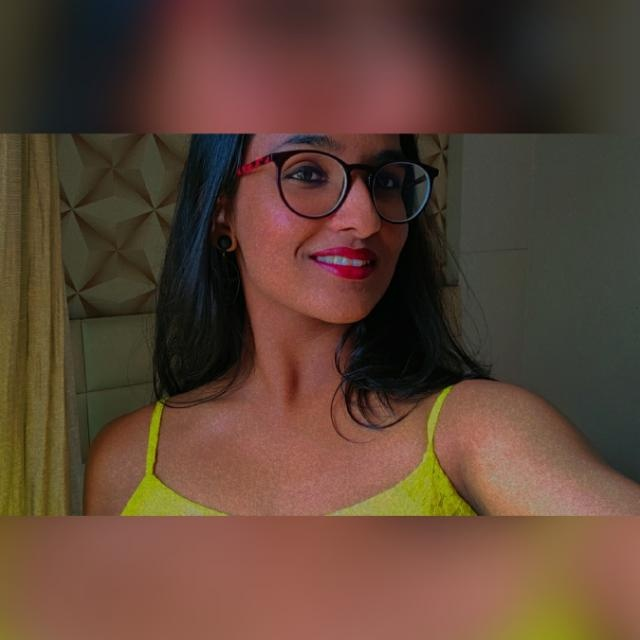
#> input picture images/navamita.jpg, 640 x 640 px, found by its file name
$ python border.py
#> lines starting #> are read from the running program, lines starting #| are printed output that depends on the picture; after the words box and inside, x2 and y2 are one past the last pixel; in counts of white or black regions, pixels touching at a corner belong together
import cv2
import os

import numpy as np

# Load the image
image = cv2.imread(os.path.join('images', 'navamita.jpg'))
#> image is the input picture: shape (640, 640, 3); mean B, G, R 53.5, 68, 93.4

# edge detection
img_edge  =cv2.Canny(image,40,200) # Canny edge detection, arguments: source image, threshold1, threshold2 , threshold1 and threshold2 are the minimum and maximum intensity gradient values respectively
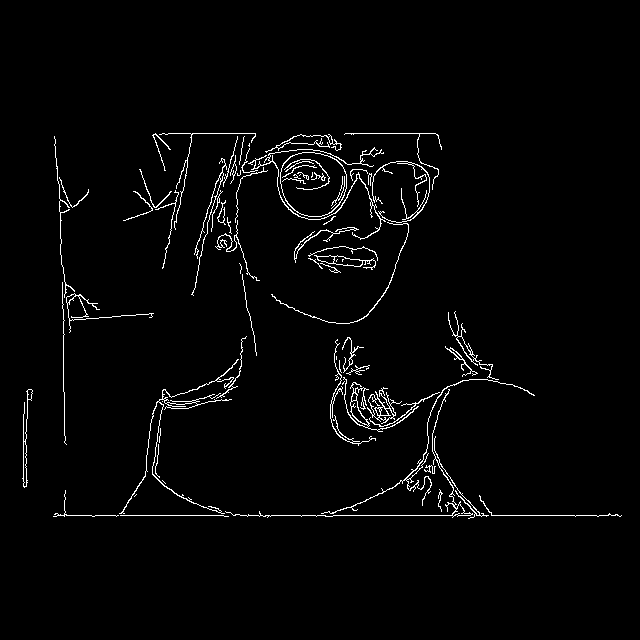
#> img_edge: shape (640, 640); 2.3% white in thin lines or dots, all inside (x1, y1, x2, y2) = (22, 133, 622, 519)
#threshold is the minimum intensity gradient value. If the intensity gradient is below this value, it is considered not an edge. If the intensity gradient is above this value, it is considered an edge.

img_edge_d = cv2.dilate(img_edge, np.ones((3,3), np.uint8)) # Dilate the edges, arguments: source image, kernel, number of iterations , kernel is the matrix used for dilation, number of iterations is the number of times dilation is applied to the image
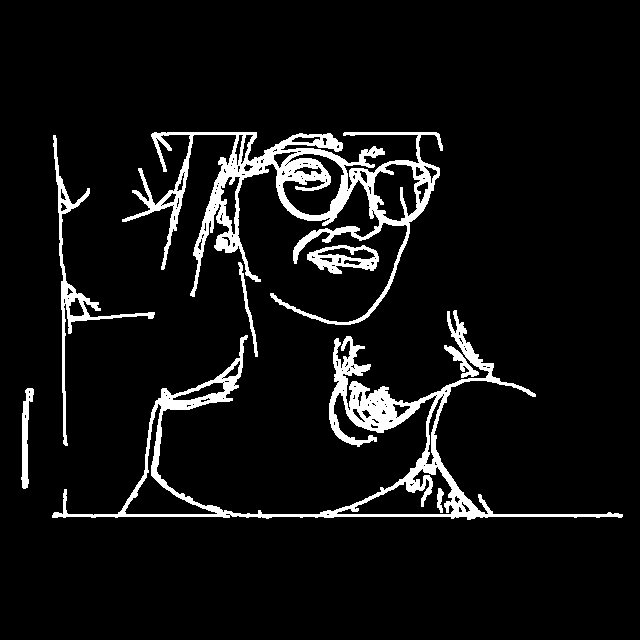
#> img_edge_d: shape (640, 640); 7% white; 8 white regions, largest, box (x1, y1, x2, y2) and area: (122, 132, 443, 325) 12391, (52, 310, 623, 520) 11874, (53, 135, 155, 446) 2139
# np.ones is a matrix of ones with the size (3,3) and data type np.uint8

img_edge_er = cv2.erode(img_edge_d, np.ones((3,3), np.uint8)) # Erode the edges, arguments: source image, kernel, number of iterations , kernel is the matrix used for erosion, number of iterations is the number of times erosion is applied to the image
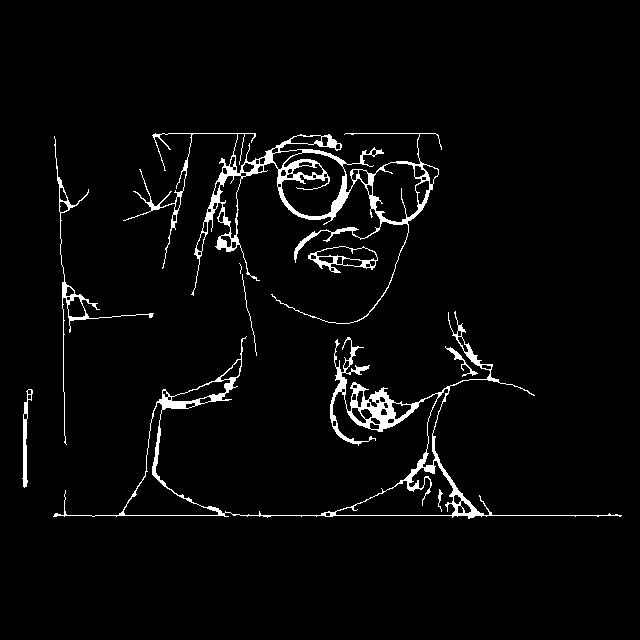
#> img_edge_er: shape (640, 640); 3.3% white; 9 white regions (1 under 20 px), largest, box (x1, y1, x2, y2) and area: (53, 311, 622, 519) 5873, (123, 133, 442, 324) 5863, (54, 136, 154, 445) 871

cv2.imshow('img_edge',img_edge);
cv2.imshow('img_edge_d',img_edge_d);
cv2.imshow('img_edge_er',img_edge_er);
cv2.waitKey(0)

$ run again, with images/handwritten.png saved as images/navamita.jpg
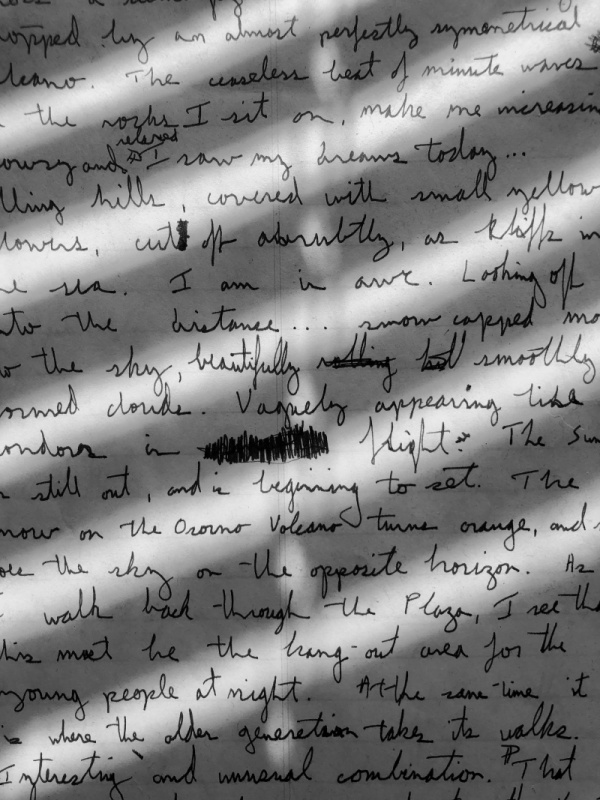
#> input picture images/handwritten.png, 600 x 800 px, found by its file name
#> image is the input picture: shape (800, 600, 3); min 0, max 244, mean 129.6
#> `img_edge  =cv2.Canny(image,40,200)`:
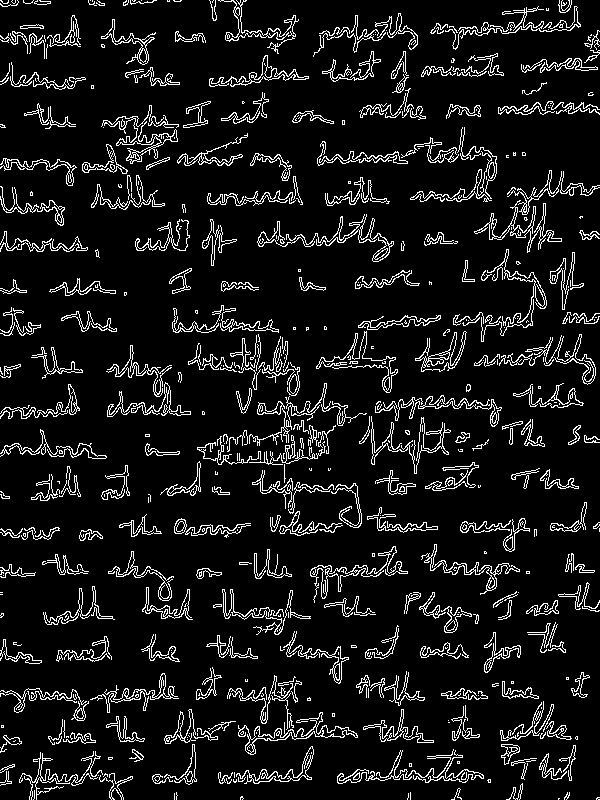
#> img_edge: shape (800, 600); 9.1% white in thin lines or dots
#> img_edge_d: shape (800, 600); 25.9% white; 201 white regions (3 under 20 px), largest, box (x1, y1, x2, y2) and area: (187, 333, 503, 537) 13422, (316, 126, 498, 203) 3491, (226, 674, 359, 756) 3195
#> `img_edge_er = cv2.erode(img_edge_d, np.ones((3,3), np.uint8))`:
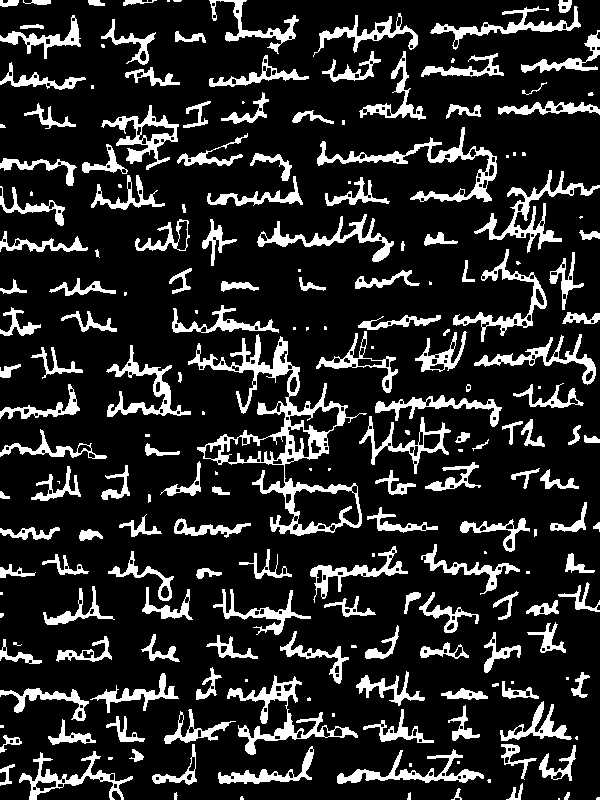
#> img_edge_er: shape (800, 600); 16% white; 211 white regions (54 under 20 px), largest, box (x1, y1, x2, y2) and area: (188, 334, 367, 536) 6221, (317, 127, 497, 202) 2223, (227, 675, 358, 755) 2059
